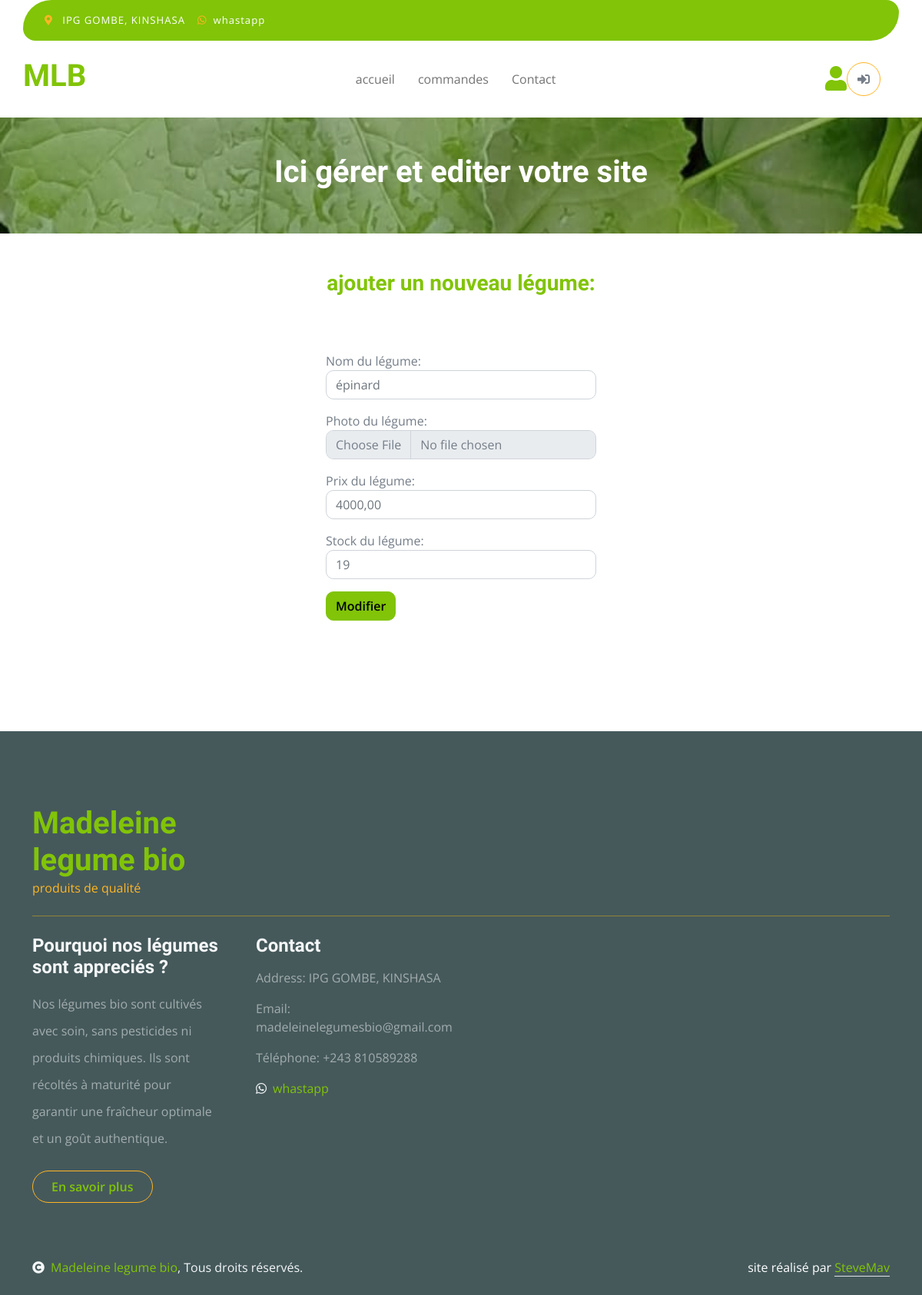
Before: /accounts/editvegetable/1/ with the older database file.
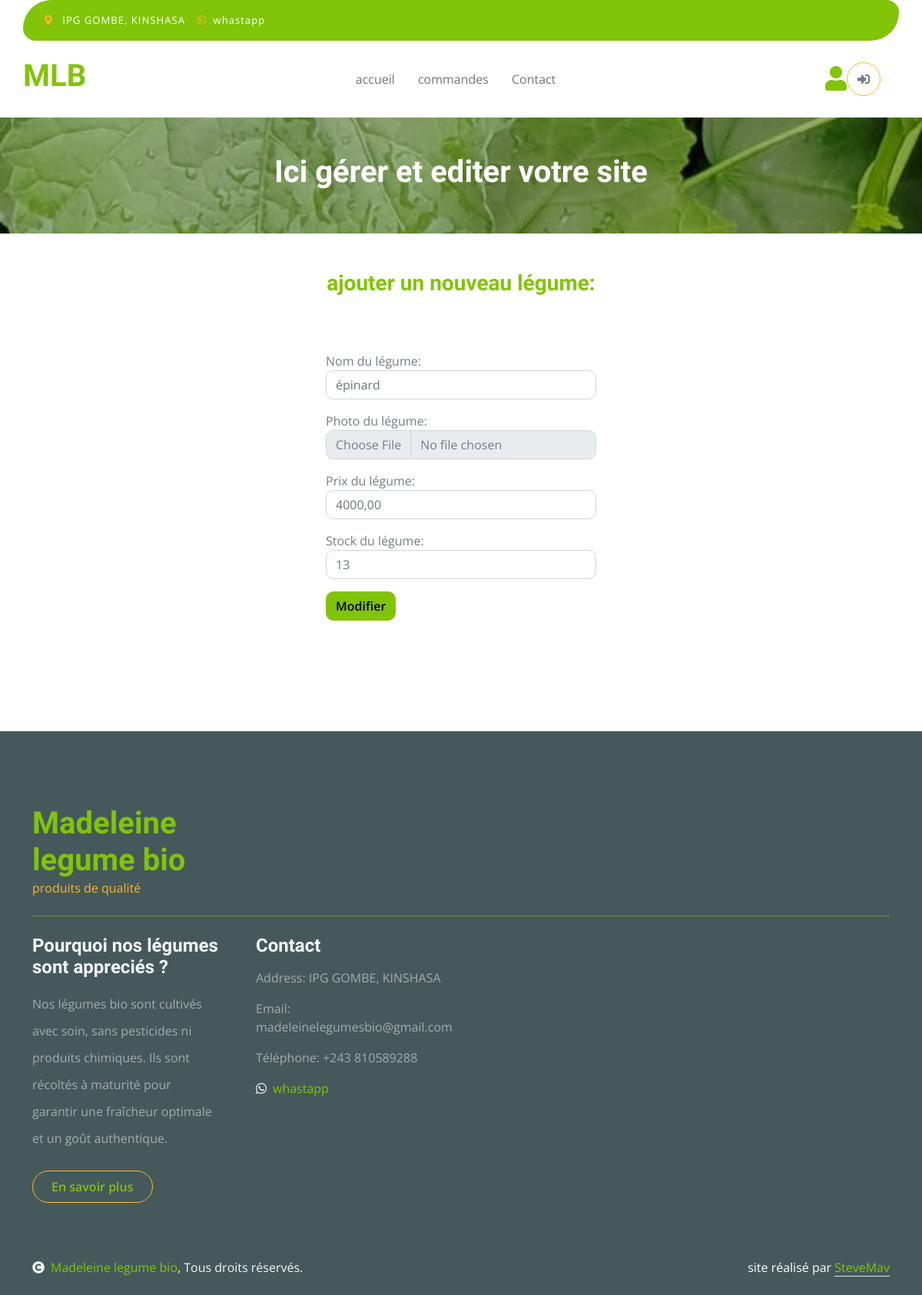
After: the same page with the newer database file.
### vegetable_shop/models.py (models this page shows, shortened)
class Vegetable(models.Model):
       name = models.CharField(max_length=100)
       description = models.TextField()
       picture = models.ImageField(upload_to='pictures', blank=True)
       price = models.DecimalField(max_digits=10, decimal_places=2)
       stock = models.IntegerField()
       date_add = models.DateTimeField(auto_now_add=True)

### accounts/views.py (the view, shortened to what this page needs)
# urls.py: path('editvegetable/<int:vegetable_id>/', views.edit_vegetable, name='edit_vegetable'),
def edit_vegetable(request, vegetable_id):
    vegetable = get_object_or_404(Vegetable, id=vegetable_id)
    total_commands = Command.objects.filter(statut='En cours').count()
    return render(request, 'accounts/edit_vegetable.html', {'vegetable': vegetable, 'total_commands': total_commands})

### accounts/templates/accounts/edit_vegetable.html (shortened to what the changed rows need)
{% load static %}
<!DOCTYPE html>
<html lang="en">
    <head>
        <link rel="stylesheet" href="https://use.fontawesome.com/releases/v5.15.4/css/all.css"/>
        <link href="https://cdn.jsdelivr.net/npm/bootstrap-icons@1.4.1/font/bootstrap-icons.css" rel="stylesheet">
        <link href="https://cdnjs.cloudflare.com/ajax/libs/animate.css/4.1.1/animate.min.css" rel="stylesheet">
        <link href="https://unpkg.com/aos@2.3.1/dist/aos.css" rel="stylesheet">
        <link href="{% static 'css/bootstrap.min.css' %}" rel="stylesheet">
        <link href="{% static 'css/style.css' %}" rel="stylesheet">
    </head>
    <body>
        <div class="container-fluid fixed-top">
            <div class="container px-0">
                <nav class="navbar navbar-light bg-white navbar-expand-xl">
<a href="/" class="navbar-brand"><h2 class="text-primary display-6 animate__animated animate__fadeInLeft">MLB</h2></a>
                </nav>
            </div>
        </div>
                <div class="container-fluid page-header py-5">
                    <h1 class="text-center text-white display-6">Ici gérer et editer votre site</h1>
                </div>
                <div class="container-fluid py-5" id="form-commands">
                    <div class="container py-5">
                        <form method="post" enctype="multipart/form-data">
                            <div class="form-group mt-3">
                                <label for="name">Nom du légume:</label>
                                <input type="text" class="form-control" id="name" name="name" placeholder="{{vegetable.name}}">
                            </div>
                            <div class="form-group mt-3">
                                <label for="price">Prix du légume:</label>
                                <input type="number" class="form-control" id="price" name="price" placeholder="{{vegetable.price}}">
                            </div>
                            <div class="form-group mt-3">
                                <label for="stock">Stock du légume:</label>
                                <input type="number" class="form-control" id="stock" name="stock" placeholder="{{vegetable.stock}}">
                            </div>
                        </form>
                    </div>
                </div>
        <div class="container-fluid bg-dark text-white-50 footer pt-5 mt-5">
            <div class="container py-5">
                <div class="pb-4 mb-4" style="border-bottom: 1px solid rgba(226, 175, 24, 0.5) ;">
                    <div class="row g-4">
                        <div class="col-lg-3">
                            <a href="#">
                                <h1 class="text-primary mb-0">Madeleine legume bio</h1>
                            </a>
                        </div>
                    </div>
                </div>
            </div>
        </div>
</body>
</html>

Changed rows visible on the page:
changed Vegetable "épinard": stock "19" → "13"
